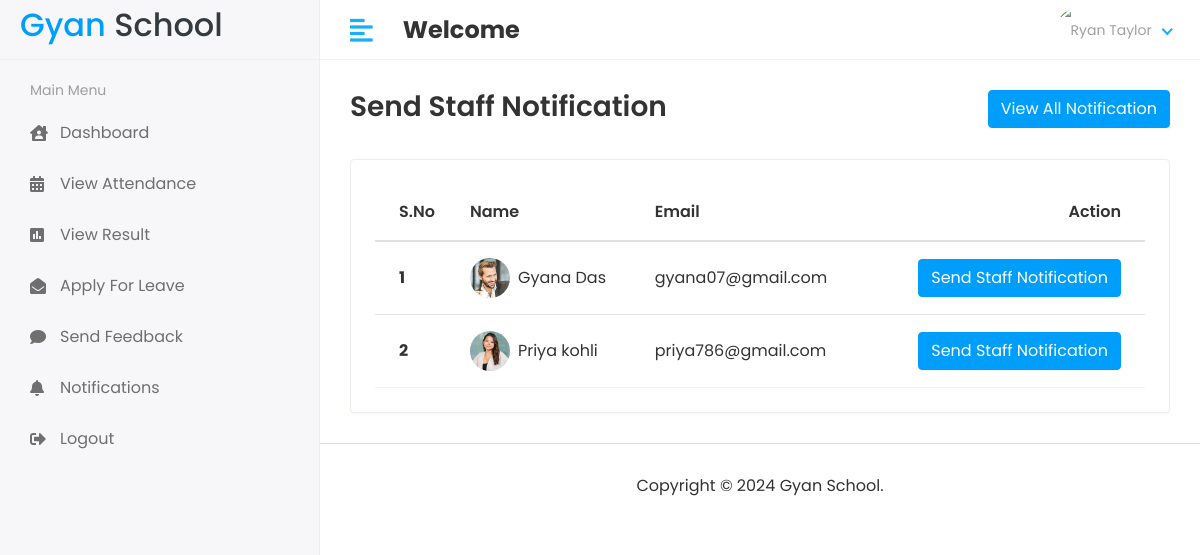
The app's page /hod/staff_send_notification with its own data.
### stu_app/models.py (models this page shows, shortened)
class Staff(models.Model):
    admin = models.OneToOneField(CustomUser,on_delete=models.CASCADE)
    address = models.TextField()
    gender = models.CharField(max_length=100)
    created_at = models.DateTimeField(auto_now_add=True)
    updated_at = models.DateTimeField(auto_now_add=True)

class CustomUser(AbstractUser):
    user = (
        ('1','HOD'),
        ('2','STAFF'),
        ('3','STUDENT')
    )
    user_type = models.CharField(choices=user,max_length=50,default=1)
    profile_pic = models.ImageField(upload_to='media/profile_pic')

### stu_app/hod_views.py (the view)
# urls.py: path('hod/staff_send_notification',hod_views.Staff_Notification,name='staff_notification'),
def Staff_Notification(request):
    staff = Staff.objects.all()
    see_notification = StaffNotification.objects.all().order_by('-id')[0:5]
    return render(request,'Hod/send_staff_notification.html',{'staff':staff,'see_notification':see_notification})

### templates/Hod/send_staff_notification.html (shortened to what this page needs)
<!DOCTYPE html>
{% load static %}
<html lang="en">
   <head>
      <link rel="stylesheet" href="{% static "assets/plugins/bootstrap/css/bootstrap.min.css" %}">
      <link rel="stylesheet" href="{% static "assets/plugins/fontawesome/css/fontawesome.min.css" %}">
      <link rel="stylesheet" href="{% static "assets/plugins/fontawesome/css/all.min.css" %}">
      <link rel="stylesheet" href="{% static "assets/css/style.css" %}">
   </head>
   <body>
      <div class="main-wrapper">
        {% include "Includes/header.html" %}
       {% include "Includes/sidebar.html" %}
         <div class="page-wrapper">
            <div class="content container-fluid">
                <div class="page-header">
                    <div class="row align-items-center">
                       <div class="col">
                          <h3 class="page-title">Send Staff Notification</h3>
                       </div>
                       <div class="col-auto text-right float-right ml-auto">
                        <button type="button" class="btn btn-info" data-toggle="modal" data-target="#staticBackdrop">
                            View All Notification
                          </button>
                       </div>
                    </div>
                 </div>
              <div class="row">
                <div class="col-sm-12">
                   <div class="card card-table">
                      <div class="card-body">
                         <div class="table-responsive">
                            <table id="table_id" class="table table-hover table-center mb-0 ">
                               <thead>
                                  <tr>
                                     <th>S.No</th>
                                     <th>Name</th>
                                     <th>Email</th>
                                     <th class="text-right">Action</th>
                                  </tr>
                               </thead>
                               <tbody>
                                {% for i in staff  %}
                                  <tr>
                                     <th>{{forloop.counter}}</th>
                                     <td>
                                        <h2 class="table-avatar">
                                           <a href="student-details.html" class="avatar avatar-sm mr-2"><img class="avatar-img rounded-circle" src="/{{i.admin.profile_pic}}" alt="User Image"></a>
                                           <a href="student-details.html">{{i.admin.first_name}} {{i.admin.last_name}}</a>
                                        </h2>
                                     </td>
                                     <td>{{i.admin.email}}</td>
                                     <td class="text-right">
                                    <button type="button" class="btn btn-info" data-toggle="modal" data-target="#send-{{forloop.counter}}">
                            Send Staff Notification
                          </button>
                                     </td>
                                  </tr>
                                  {% endfor %}
                               </tbody>
                            </table>
                         </div>
                      </div>
                   </div>
                </div>
             </div>
          </div>
            <footer class="text-center">
               <p>Copyright © 2024 Gyan School.</p>
            </footer>
         </div>
      </div>
   </body>
</html>

### static/assets/css/style.css (style rules this page uses)
html { height: 100%; }
body { background-color: #fff; color: #333; font-family: 'Poppins', sans-serif; font-size: 1rem; height: 100%; line-height: 1.5; overflow-x: hidden; }
h1, h2, h3, h4, h5, h6 { font-family: 'Poppins', sans-serif; margin-top: 0; }
a { color: #009ce7; }
input, button, a { transition: all 0.4s ease; -moz-transition: all 0.4s ease; -o-transition: all 0.4s ease; -ms-transition: all 0.4s ease; -webkit-transition: all 0.4s ease; }
input, input:focus, button, button:focus { outline: none; }
.table { color: #333; max-width: 100%; margin-bottom: 0; width: 100%; }
.table.no-border > tbody > tr > td, .table > tbody > tr > th, .table.no-border > tfoot > tr > td, .table.no-border > tfoot > tr > th, .table.no-border > thead > tr > td, .table.no-border > thead > tr > th { border-top: 0; padding: 10px 8px; }
table.table td h2 { display: inline-block; font-size: inherit; font-weight: 400; margin: 0; padding: 0; vertical-align: middle; }
table.table td h2.table-avatar { align-items: center; display: inline-flex; font-size: inherit; font-weight: 400; margin: 0; padding: 0; vertical-align: middle; white-space: nowrap; }
table.table td h2 a { color: #333; }
.table thead tr th { font-weight: 600; }
.table tbody tr { border-bottom: 1px solid rgba(0, 0, 0, 0.05); }
.table.table-center td, .table.table-center th { vertical-align: middle; }
.card-table .card-body .table > thead > tr > th { border-top: 0; }
.card-table .card-body .table tr td:first-child, .card-table .card-body .table tr th:first-child { padding-left: 1.5rem; }
.card-table .card-body .table tr td:last-child, .card-table .card-body .table tr th:last-child { padding-right: 1.5rem; }
.card-table .table td, .card-table .table th { border-top: 1px solid #e2e5e8; padding: 1rem 0.75rem; white-space: nowrap; }
.btn-info { background-color: #009efb; border: 1px solid #009efb }
.card { border: 1px solid #ececf5; box-shadow: 0 1px 3px 0 rgba(0, 0, 0, 0.03); margin-bottom: 1.875rem; }
.card-body { padding: 1.5rem; }
.avatar { position: relative; display: inline-block; width: 3rem; height: 3rem }
.avatar > img { width: 100%; height: 100%; -o-object-fit: cover; object-fit: cover; }
.avatar-sm { width: 2.5rem; height: 2.5rem; }
footer { padding: 1.875rem 1.875rem; border-top: 1px solid #ddd; }
footer p { margin: 0px; }
.main-wrapper { width: 100%; height: 100vh; min-height: 100vh; }
.page-wrapper { margin-left: 320px; padding-top: 60px; position: relative; transition: all 0.4s ease; }
.page-wrapper > .content { padding: 1.875rem 1.875rem 0; }
.page-header { margin-bottom: 1.875rem; }
.page-title { font-size: 28px; font-weight: 600; color: #333; margin-bottom: 5px; }

### records on screen
Staff: admin.profile_pic (picture), admin.first_name "Gyana", admin.last_name "Das", admin.email "gyana07@gmail.com"
Staff: admin.profile_pic (picture), admin.first_name "Priya", admin.last_name "kohli", admin.email "priya786@gmail.com"
